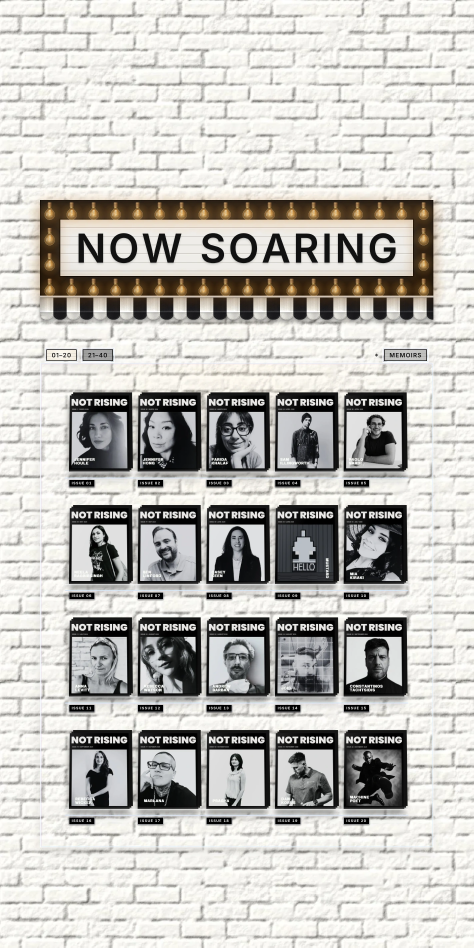
#> input picture tools/ref/newsstand-front.webp, 1420 x 2842 px (shown at 1/3 size)
$ python post-newsstand-front.py
#> lines starting #> are read from the running program, lines starting #| are printed output that depends on the picture; after the words box and inside, x2 and y2 are one past the last pixel; in counts of white or black regions, pixels touching at a corner belong together
"""
THE POST'S NEWSSTAND, CLEAN                          python3 tools/post-newsstand-front.py
(needs Python 3 with numpy and OpenCV: pip install numpy opencv-python-headless)

THE POST's room picture (assets/img/post/room2/room-*.webp) has the Newsstand baked in, and the baked one had gone
wrong (Nov 22, Kathi): yellow smears of glare under every row, the cover grid uneven from row to row, no ISSUE labels
or tabs, and the bulbs not framing the whole stand. This lays the real Newsstand over it, straight from the room's own
recipe, so it is the same stand visitors open: 20 covers in an even 5 x 4 grid, each with its ISSUE tag, clear glass
shelves, the 01-20 / 21-40 / MEMOIRS tabs. The room's own frame of glowing bulbs round it, and its NOW SOARING sign and
striped awning above it (a real box, standing off the wall), stay as they are.

WHAT GOES IN
  tools/ref/newsstand-front.webp   the Newsstand straight on, on its white brick (1420 x 2842): the kiosk that
                                   post/recipe.html builds on the left wall (assets/post.js, kiosk()), drawn at its own
                                   full width (1180 px) instead of shrunk onto the wall, with 600 px of the same brick
                                   above it and 300 below. To make it again: open post/recipe.html, move the
                                   .nrp-kiosk into a box of that size with the brick (baked/brick-white.webp) behind it
                                   at 1.44 times the kiosk's scale (the room picture's bricks are that much bigger
                                   against the stand: a course every 36 pixels by the stand, not 25), hide its frame
                                   of bulbs (.nrp-marquee), take off its scale(), and screenshot the box. FRAME_FLAT
                                   is where that frame's corner bulbs were.
  the room pictures                room-2400.webp (autumn) and room-2400-winter.webp

THE STEPS (all positions in pixels of the big room picture, 2398 x 2624)
  1. THE WALL'S PERSPECTIVE: the stand's frame of bulbs is a rectangle on the wall; in the room picture its four
     corner bulbs are at FRAME_ROOM (they line up on the wall's vanishing point, about x 1205, y 1598). The flat
     picture's corner bulbs (FRAME_FLAT) are mapped onto them, and the whole flat picture follows: the new frame
     lands exactly on the old one.
  2. WHERE IT GOES: the frame and everything in it, from just above its top row of bulbs (under the awning) to just
     under its foot, between its left and right bulbs; not the sign, the awning or the Wishing Wall beside it.
  3. THE ROOM'S LIGHT: how the room lights its brick is read off plain brick in and round the stand (the room's brick
     divided by the flat brick, colour by colour, smoothed into one gentle surface), and the new stand is lit the same
     way. The bulbs are lit like the room's other bulbs (a bright warm core and a soft glow round each). A touch of
     blur, so it's no sharper than the room round it.
  4. WHAT STAYS: the bench in front of the stand's foot, and the room's own frame of glowing bulbs. The flat picture
     is made without the stand's frame, and the room's bulbs sit exactly on the new frame's line, so they stay as they
     are, all round the stand.
  5. SAVED: room-2400*.webp, and room-1600*.webp made from it. The phone pictures don't show the stand, so they stay.

tools/post-newsstand-cover.py (painting one cover into the old stand's pocket) isn't needed any more: this stand has
all 20 pockets, and later issues go on the 21-40 tab.
"""
import os, numpy as np, cv2

HERE = os.path.dirname(os.path.abspath(__file__))
ROOM = os.path.join(HERE, "..", "assets", "img", "post", "room2")
FLAT = os.path.join(HERE, "ref", "newsstand-front.webp")

FRAME_FLAT = [(110.1, 1003.9), (1310.3, 1003.8), (1311.0, 2549.2), (111.5, 2549.9)]   # TL, TR, BR, BL corner bulbs
FRAME_ROOM = [(45.7, 1326.6), (505.4, 1434.3), (505.4, 2089.2), (45.6, 2412.6)]
VP = (1205, 1598)                       # the wall's vanishing point (where its level lines meet)
X_LEFT, X_RIGHT = 14, 521              # 2. the area: from the frame's left bulbs to its right ones (with their glow)
ABOVE_TOP = 26                          # how far above the frame's top row of bulbs (at the left; less to the right)
FOOT_BELOW = 42                         # how far under the frame's bottom row of bulbs
BENCH = (400, 2010, 730, 2340)          # 4. the bench's box


def on_wall_line(x, x0, y0):
    """y at x on the wall's level line through (x0, y0) (it heads for the vanishing point)"""
    return y0 + (VP[1] - y0) * (x - x0) / (VP[0] - x0)


def area(H, W):
    """2. where the new stand goes (soft-edged): the frame, from just above its top row of bulbs to just under its foot"""
    yy, xx = np.mgrid[0:H, 0:W].astype(np.float32)
    top = on_wall_line(xx, FRAME_ROOM[0][0], FRAME_ROOM[0][1] - ABOVE_TOP)
    foot = on_wall_line(xx, FRAME_ROOM[3][0], FRAME_ROOM[3][1] + FOOT_BELOW)
    m = ((xx >= X_LEFT) & (xx <= X_RIGHT) & (yy >= top) & (yy <= foot)).astype(np.float32)
    return cv2.GaussianBlur(m, (0, 0), 2.5)


def keep_in_front(room):
    """4. what the new stand must not cover: the bench in front of its foot, and the room's own frame of bulbs (the
    flat picture is made without its frame, so the room's glowing bulbs, which sit exactly on the new frame's line,
    stay as they are: every bulb round all four sides)"""
    H, W = room.shape[:2]
    hsv = cv2.cvtColor(room, cv2.COLOR_BGR2HSV)
    # the bench: the one big blob of brown wood in its box
    x0, y0, x1, y1 = BENCH
    sub = hsv[y0:y1, x0:x1]
    wood = ((sub[..., 0] < 25) & (sub[..., 1] > 70) & (sub[..., 2] > 50) & (sub[..., 2] < 215)).astype(np.uint8)
    wood = cv2.morphologyEx(wood, cv2.MORPH_CLOSE, np.ones((9, 9), np.uint8))
    n, lab, st, _ = cv2.connectedComponentsWithStats(wood)
    bench = np.zeros((H, W), np.float32)
    if n > 1:
        big = 1 + int(np.argmax(st[1:, 4]))
        bench[y0:y1, x0:x1] = (lab == big)
    # the frame's bulbs: each one's hot core (the brightest, most saturated warm light: strict, so the glare under
    # the awning doesn't run them together), kept if it lies on the frame's line (checked in the flat picture's
    # terms); round each core, the whole bulb and its socket, sized for how far along the wall it is (bulbs shrink
    # toward the vanishing point)
    core = ((hsv[..., 2] > 235) & (hsv[..., 0] < 35) & (hsv[..., 1] > 120)).astype(np.uint8)
    core = cv2.morphologyEx(core, cv2.MORPH_OPEN, np.ones((3, 3), np.uint8))
    n, lab, st, cen = cv2.connectedComponentsWithStats(core)
    Minv = cv2.getPerspectiveTransform(np.float32(FRAME_ROOM), np.float32(FRAME_FLAT))
    (fx0, fy0), (fx1, _), _, (_, fy1) = FRAME_FLAT
    bulbs = np.zeros((H, W), np.float32)
    for i in range(1, n):
        if not 60 <= st[i, 4] <= 2000:
            continue
        u, v = cv2.perspectiveTransform(np.float32([[cen[i]]]), Minv)[0, 0]
        on_side = (abs(u - fx0) < 45 or abs(u - fx1) < 45) and fy0 - 45 < v < fy1 + 45
        on_end = (abs(v - fy0) < 45 or abs(v - fy1) < 45) and fx0 - 45 < u < fx1 + 45
        if not (on_side or on_end):
            continue
        # the bulb round its core (a core can run two or three bulbs together, so the core's own shape is grown, not
        # a single bulb drawn at its middle), and its socket above it
        cx, cy = cen[i]
        k = (VP[0] - cx) / (VP[0] - FRAME_ROOM[0][0])
        x, y, w, h = st[i, :4]
        p = int(40 * k) + 2
        y0c, x0c = max(0, y - p), max(0, x - p)
        crop = (lab[y0c:y + h + p, x0c:x + w + p] == i).astype(np.uint8)
        rx, ry = max(2, int(13 * k)), max(2, int(15 * k))
        grown = cv2.dilate(crop, cv2.getStructuringElement(cv2.MORPH_ELLIPSE, (2 * rx + 1, 2 * ry + 1)))
        up = int(14 * k)
        grown[:-up or None] |= grown[up:]                             # and up over the socket
        region = bulbs[y0c:y0c + grown.shape[0], x0c:x0c + grown.shape[1]]
        np.maximum(region, grown.astype(np.float32), out=region)
    bulbs = cv2.GaussianBlur(bulbs, (0, 0), 2.0)
    return cv2.GaussianBlur(np.maximum(bench, bulbs), (0, 0), 1.0)


def relight(room, flat_w, inside):
    """3. the room's light on its brick: room / flat brick, colour by colour, on the brick round the stand, smoothed
    into a quadratic surface over the wall, then applied to the new stand"""
    H, W = room.shape[:2]
    yy, xx = np.mgrid[0:H, 0:W].astype(np.float32)
    near = cv2.dilate(inside, np.ones((81, 81), np.uint8)) > 0                # the stand and the wall round it
    covered = flat_w[..., 3] > .99
    rlab = cv2.cvtColor(room, cv2.COLOR_BGR2LAB).astype(np.float32)
    flab = cv2.cvtColor(np.clip(flat_w[..., :3], 0, 255).astype(np.uint8), cv2.COLOR_BGR2LAB).astype(np.float32)
    neutral = lambda lab: np.hypot(lab[..., 1] - 128, lab[..., 2] - 128) < 9
    # plain brick in both: light and neutral in the room and in the flat picture (not covers, bulbs, text or glare)
    sample = near & covered & neutral(rlab) & neutral(flab) & (rlab[..., 0] > 150) & (flab[..., 0] > 150)
    sample = cv2.erode(sample.astype(np.uint8), np.ones((5, 5), np.uint8)) > 0
    ys, xs = np.nonzero(sample)
    X = lambda x, y: np.stack([np.ones_like(x), x, y, x * x, x * y, y * y], 1).astype(np.float64)
    out = np.empty_like(flat_w[..., :3])
    rb = cv2.GaussianBlur(room.astype(np.float32), (0, 0), 6)
    fb = cv2.GaussianBlur(flat_w[..., :3], (0, 0), 6)
    for c in range(3):
        g = rb[..., c][ys, xs] / np.maximum(fb[..., c][ys, xs], 1)
        coef, *_ = np.linalg.lstsq(X(xs / 1000., ys / 1000.), g, rcond=None)
        gain = (X(xx.ravel() / 1000., yy.ravel() / 1000.) @ coef).reshape(H, W).astype(np.float32)
        out[..., c] = flat_w[..., c] * gain
    # then one overall touch so the plain brick inside the stand is exactly as bright as the brick round it
    olab = cv2.cvtColor(np.clip(out, 0, 255).astype(np.uint8), cv2.COLOR_BGR2LAB).astype(np.float32)
    inner = (inside > 0) & covered & neutral(olab) & neutral(flab) & (flab[..., 0] > 150)
    outer = near & ~(cv2.dilate(inside, np.ones((9, 9), np.uint8)) > 0) & neutral(rlab) & (rlab[..., 0] > 150)
    if inner.sum() > 500 and outer.sum() > 500:
        out *= np.median(rlab[..., 0][outer]) / np.median(olab[..., 0][inner])
    return out


def lay(room, flat):
    H, W = room.shape[:2]
    M = cv2.getPerspectiveTransform(np.float32(FRAME_FLAT), np.float32(FRAME_ROOM))
    fa = np.dstack([flat.astype(np.float32), np.full(flat.shape[:2], 255, np.float32)])
    fw = cv2.warpPerspective(fa, M, (W, H), flags=cv2.INTER_AREA, borderValue=(0, 0, 0, 0))
    fw[..., 3] /= 255
    inside = area(H, W)
    lit = relight(room, fw, (inside > .5).astype(np.uint8))
    lit = cv2.GaussianBlur(lit, (0, 0), .55)
    a = (inside * fw[..., 3] * (1 - keep_in_front(room)))[..., None]
    return np.clip(room.astype(np.float32) * (1 - a) + lit * a, 0, 255).astype(np.uint8)


if __name__ == "__main__":
    flat = cv2.imread(FLAT)
#> flat is the input picture: shape (2842, 1420, 3); mean B, G, R 186.3, 190.6, 192.3
    for season in ("", "-winter"):
        path = os.path.join(ROOM, f"room-2400{season}.webp")
        room = cv2.imread(path)
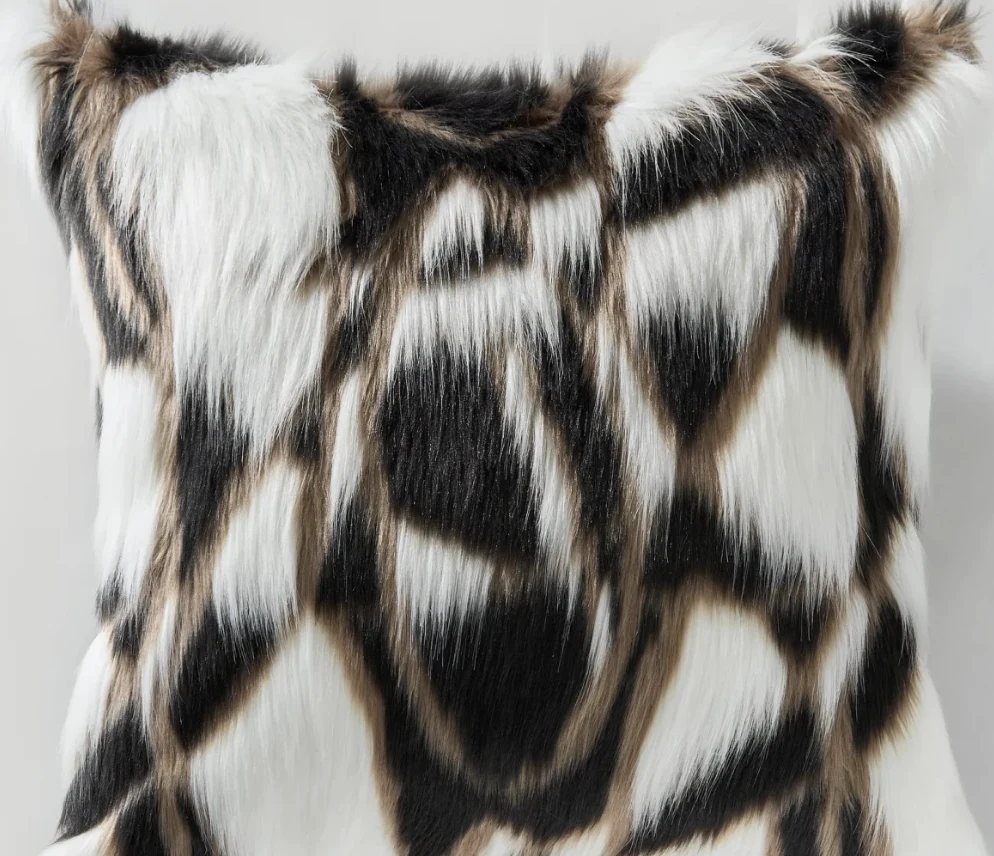
#> input picture tools/ref/faux-fur.webp, 994 x 856 px, given in place of room-2400.webp, which was not available
#> room is the input picture: shape (856, 994, 3); mean B, G, R 131.3, 136, 138.7
        out = lay(room, flat)
#> in relight, `near = cv2.dilate(inside, np.ones((81, 81), np.uint8)) > 0`: near: shape (856, 994) bool; every value is 0
#> in relight, `covered = flat_w[..., 3] > .99`:
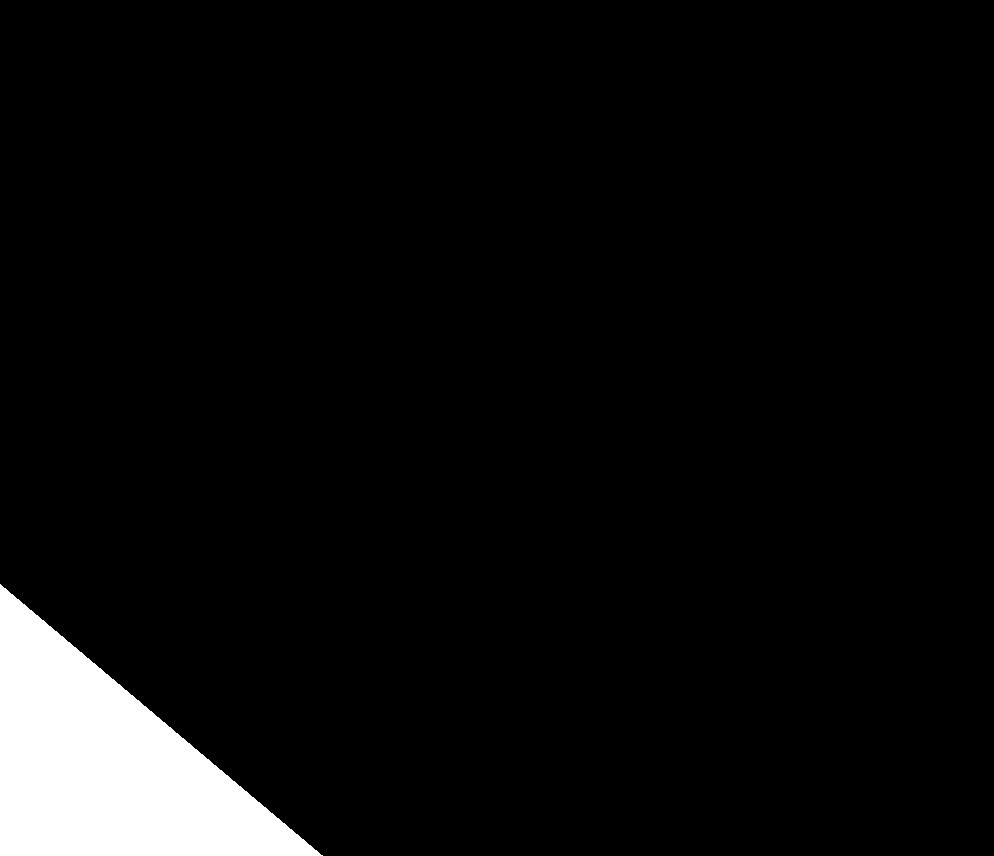
#> covered: shape (856, 994) bool; 5.2% white; 1 white region, box (x1, y1, x2, y2) and area: (0, 584, 323, 856) 43970
#> in relight, `rlab = cv2.cvtColor(room, cv2.COLOR_BGR2LAB).astype(np.float32)`:
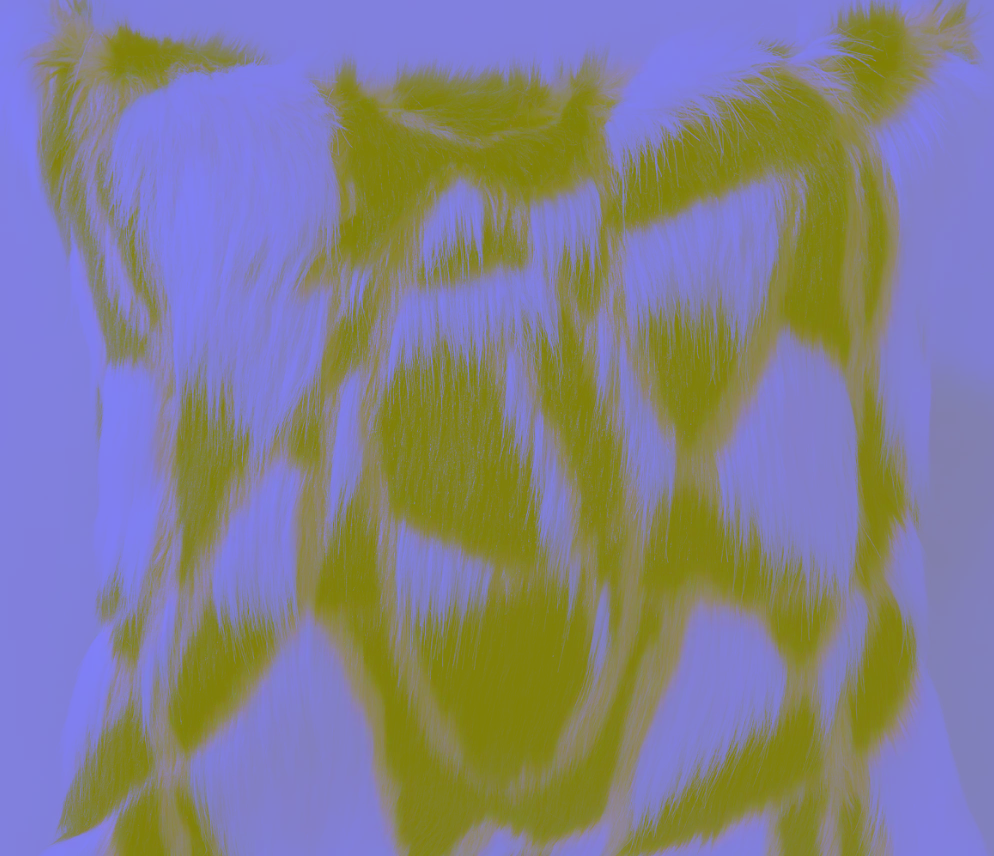
#> rlab: shape (856, 994, 3) float32; mean B, G, R 140.6, 128.4, 130.5
#> in relight, `ys, xs = np.nonzero(sample)`: ys = empty array
#> in relight, `rb = cv2.GaussianBlur(room.astype(np.float32), (0, 0), 6)`:
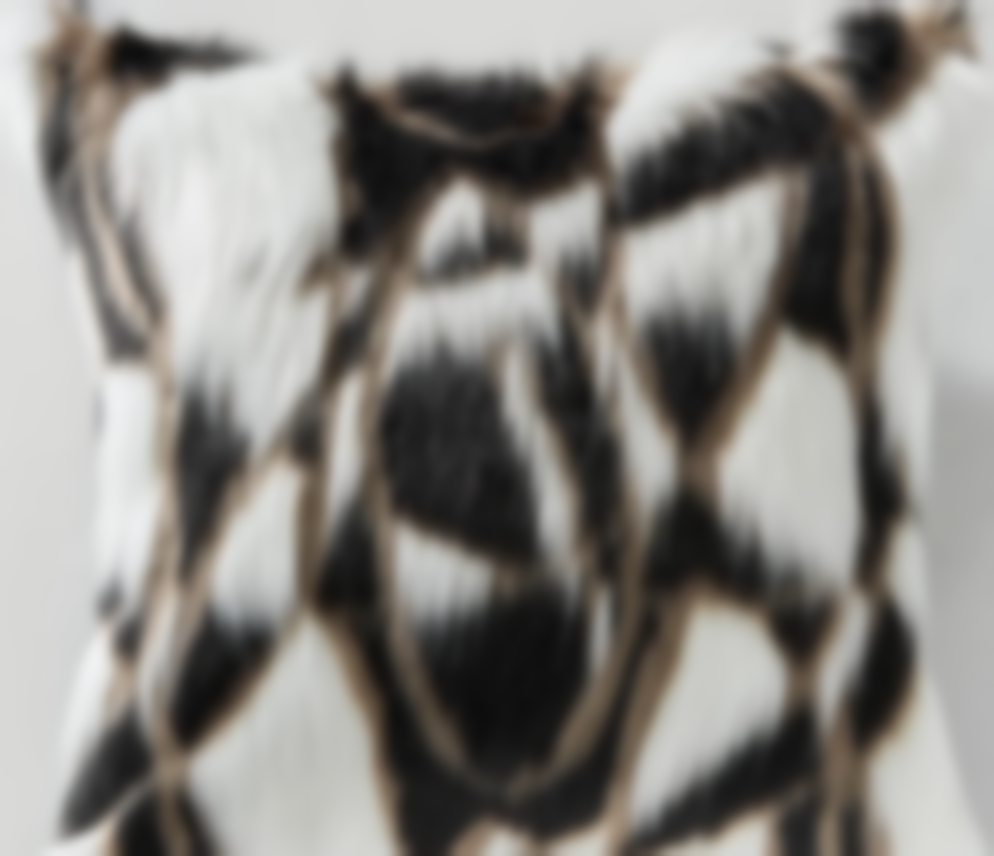
#> rb: shape (856, 994, 3) float32; mean B, G, R 131.4, 136, 138.7
#> after the loop in relight, `for c in range(3):`: out: shape (856, 994, 3) float32; every value is 0
#> in relight, `olab = cv2.cvtColor(np.clip(out, 0, 255).astype(np.uint8), cv2.COLOR_B..`:
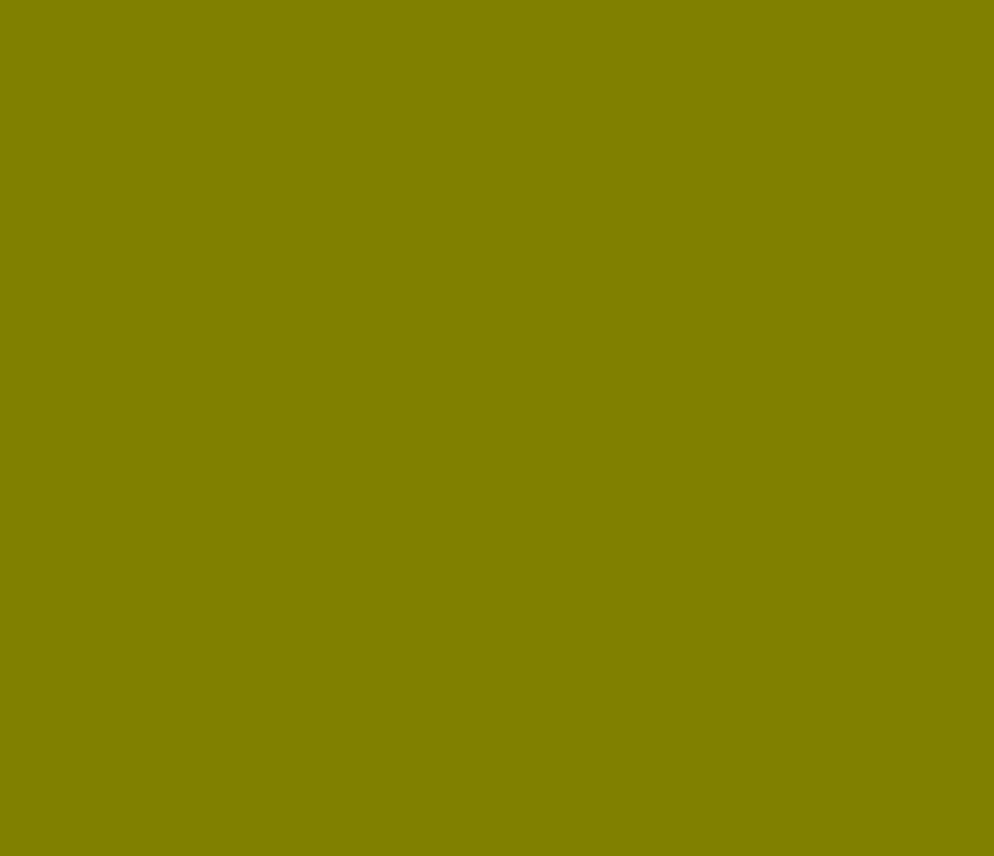
#> olab: shape (856, 994, 3) float32; mean B, G, R 0, 128, 128
#> in keep_in_front, `hsv = cv2.cvtColor(room, cv2.COLOR_BGR2HSV)`: hsv: shape (856, 994, 3); mean H, S, V 29.8, 20.9, 139.2
#> (the run stopped early here; a loop or call above may not have finished)
